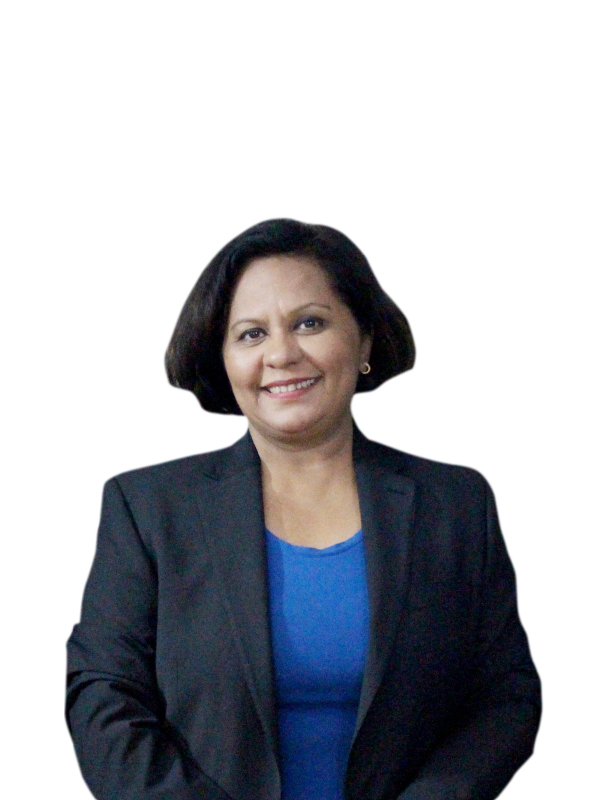
#> input picture _source-photos/1000073261.jpg, 1218 x 1600 px (shown at 1/2 size)
$ python make-badge.py 1000073261.jpg 1000073262.jpg
#> lines starting #> are read from the running program, lines starting #| are printed output that depends on the picture; after the words box and inside, x2 and y2 are one past the last pixel; in counts of white or black regions, pixels touching at a corner belong together
#!/usr/bin/env python3
"""
Turn a credential badge with a flat white/near-white background into a
transparent, web-sized WebP.

  python3 _source-photos/make-badge.py <source> <assets/img/badges/name.webp>

Why a flood fill rather than a plain "is it white?" test: these badges have
white *inside* them — the Cornerstone wordmark, "CORE SYSTEM", the sparkles,
the ribbon highlights. A global threshold would punch holes straight through
the artwork. Flooding inward from the border only clears background that is
actually connected to the outside edge.

The supplied JPGs sit on #F7F7F7 rather than pure white and carry JPEG ringing
around the badge outline, so the test is "near-white" with tolerance, not exact.
"""
import sys
from collections import deque

import numpy as np
from PIL import Image, ImageFilter

NEAR_WHITE = 232   # every channel at or above this counts as background
FEATHER = 0.7      # px of blur on the mask edge before downscaling
MAX_EDGE = 260     # badges render at ~56px, so 260 covers 2x displays


def make_badge(src_path, out_path):
#> called with src_path = '1000073261.jpg', out_path = '1000073262.jpg'
    im = Image.open(src_path).convert("RGB")
#> im is the input picture: PIL image 1218x1600 RGB; mean R, G, B 174.5, 176.5, 182
    rgb = np.asarray(im)

    is_bg = (rgb >= NEAR_WHITE).all(axis=2)
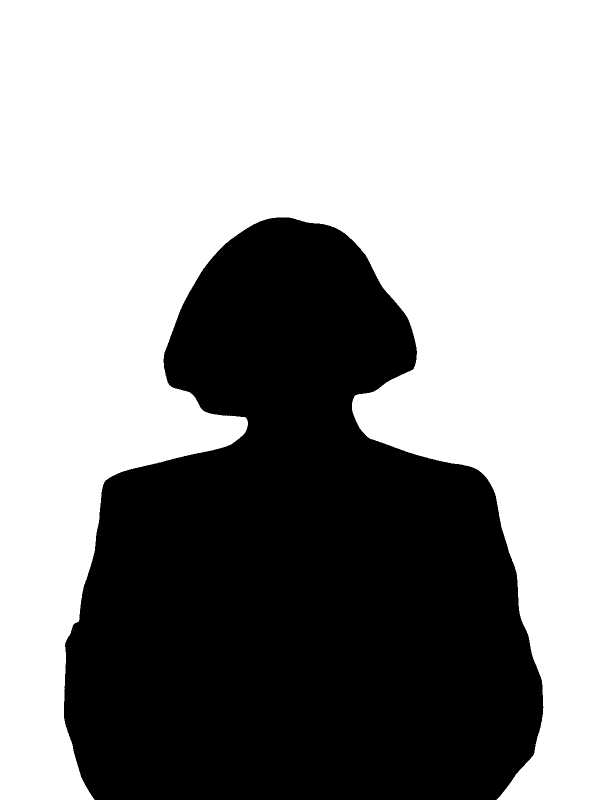
#> is_bg: shape (1600, 1218) bool (shown at 1/2 size); 60.7% white; 1 black region, box (x1, y1, x2, y2) and area: (128, 435, 1087, 1600) 766308
    h, w = is_bg.shape
#> h = 1600; w = 1218

    reached = np.zeros((h, w), bool)
    queue = deque()

    def seed(y, x):
        if is_bg[y, x] and not reached[y, x]:
            reached[y, x] = True
            queue.append((y, x))

    for x in range(w):
        seed(0, x); seed(h - 1, x)
    for y in range(h):
        seed(y, 0); seed(y, w - 1)

    while queue:
        y, x = queue.popleft()
        for dy, dx in ((1, 0), (-1, 0), (0, 1), (0, -1)):
            ny, nx = y + dy, x + dx
            if 0 <= ny < h and 0 <= nx < w:
                seed(ny, nx)

    alpha = np.where(reached, 0, 255).astype(np.uint8)
    mask = Image.fromarray(alpha).filter(ImageFilter.GaussianBlur(FEATHER))
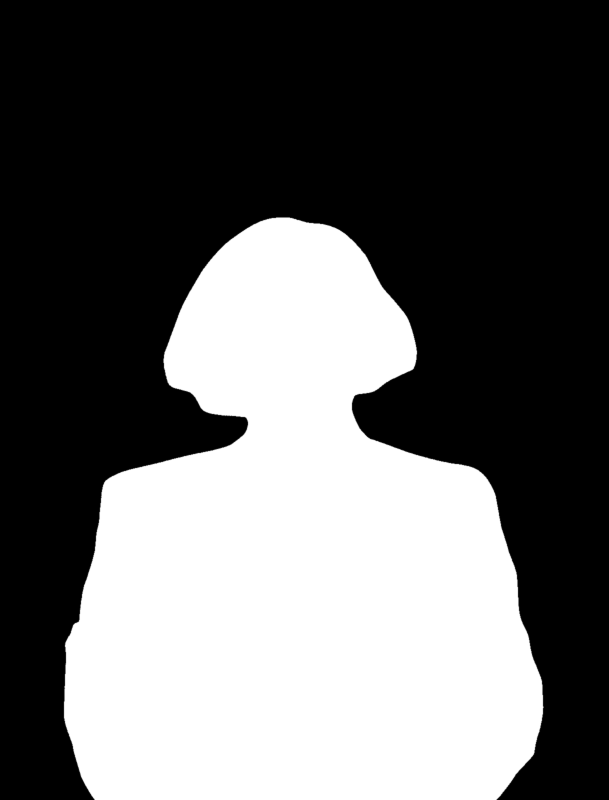
#> mask: PIL image 1218x1600 L (shown at 1/2 size); min 0, max 255, mean 100.3

    out = im.convert("RGBA")
    out.putalpha(mask)
    out = out.crop(out.getchannel("A").point(lambda v: 255 if v > 8 else 0).getbbox())
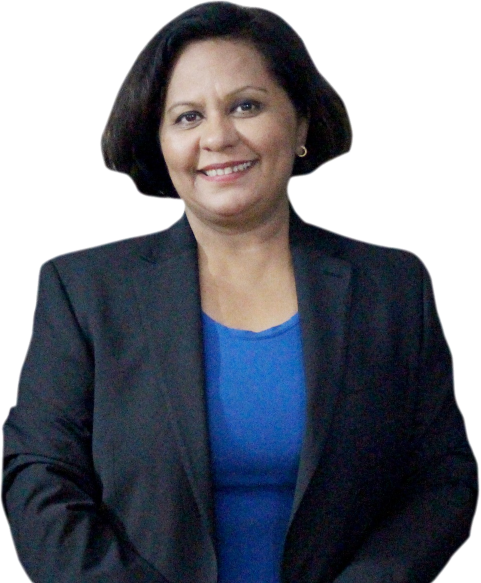
#> out: PIL image 961x1166 RGBA (shown at 1/2 size); mean R, G, B, A 115, 118.4, 128, 174.4; transparent parts drawn white

    scale = MAX_EDGE / max(out.size)
#> scale = 0.223
    if scale < 1:
        out = out.resize(
            (max(1, round(out.width * scale)), max(1, round(out.height * scale))),
            Image.LANCZOS,
        )
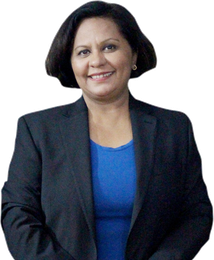
#> out: PIL image 214x260 RGBA; mean R, G, B, A 38.4, 41.8, 51.5, 174.4; transparent parts drawn white

    out.save(out_path, format="WEBP", quality=90, method=6)
    return out.size


if __name__ == "__main__":
    print(f"wrote {sys.argv[2]} at {make_badge(sys.argv[1], sys.argv[2])}")
